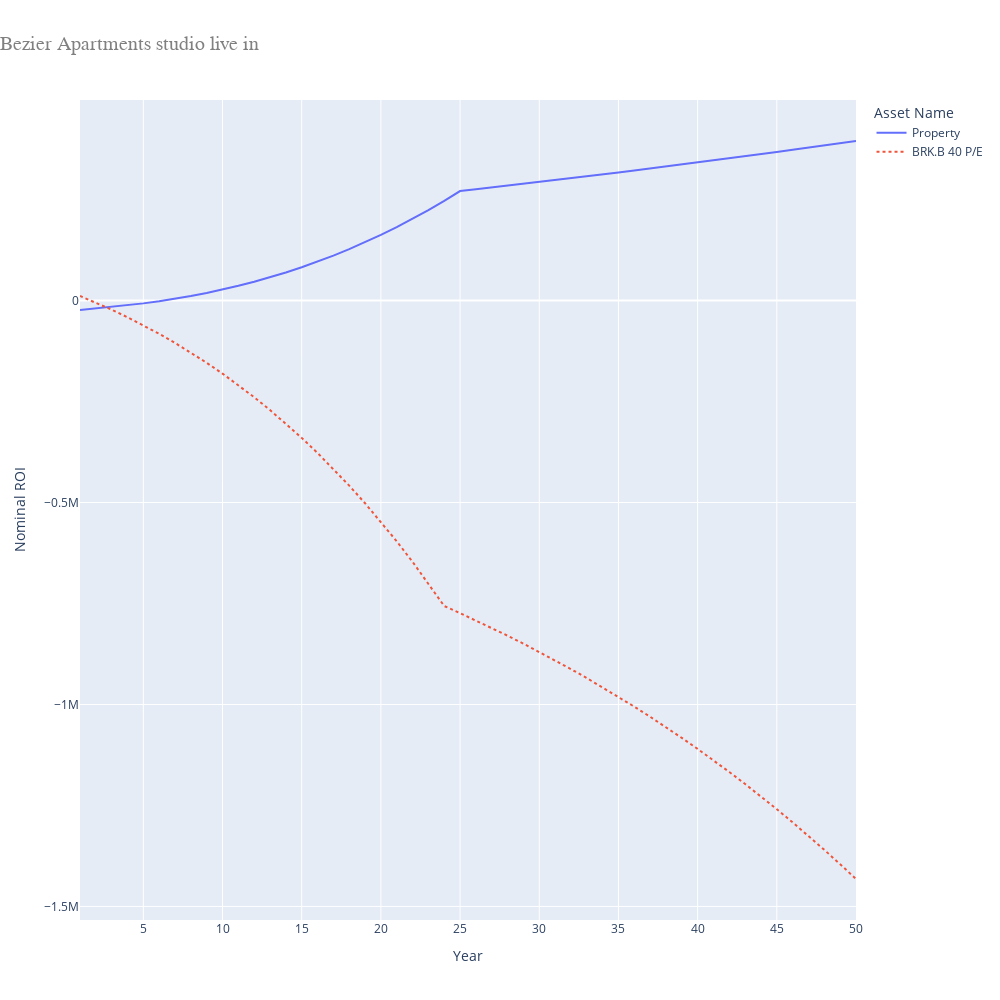

Notebook source saved alongside this figure:
### Code cell
# Even here I'd have to live in the property for 4 years for buying it to make sense vs renting it
# https://www.rightmove.co.uk/properties/118715288#/floorplan?activePlan=1&channel=RES_BUY
property_price = 475000
#repayment_mortgage =  RepaymentMortgage(850000*0.75, 25, fixed_interest_rate,
#                             {1 * 12: 0.1, 2 * 12: 0.1, 3 * 12: 0.1, 4 * 12: 0.1, 5 * 12: 1})

repayment_mortgage =  RepaymentMortgage(property_price*0.75, 25, fixed_interest_rate)

asset_name = "Property"
asset_dictionary[asset_name] = LeaseholdProperty(False, property_price,
                                                                                       monthly_gross_rental=0,
                                                                                       rental_tax=0,
                                                                                       months_occupied_out_of_12=8,
                                                                                       agency_percentage=lixing_agency_percentage,
                                                                                       annual_service_charge=7 * 456,
                                                                                       annual_ground_rent=600,
                                                                                       mortgage = repayment_mortgage)
opportunity_cost_property = asset_dictionary[asset_name]
#opportunity_cost_property.will_you_live_in_this = False

yearly_principle_repayments = []
previous_year = opportunity_cost_property.mortgage.total_principle_paid(1)
yearly_principle_repayments.append(previous_year)
original_cost_of_renting_alone = cost_of_renting_alone
rent_inflation = 0.03
for year in range(2, 25):
    current_year = opportunity_cost_property.mortgage.total_principle_paid(year)
    yearly_principle_repayments.append(current_year - previous_year - cost_of_renting_alone*12)
    cost_of_renting_alone *= 1 + rent_inflation
    previous_year = current_year
cost_of_renting_alone = original_cost_of_renting_alone
#print(repayment_mortgage.payment_table)
print(yearly_principle_repayments)
asset_dictionary["BRK.B 40 P/E"] = HLStock(opportunity_cost_property.property_value*.25, stock_price_to_earnings, yearly_principle_repayments)
(headers, table, graph_source) = generateHeaderTableAndGraphSource()

fig = px.line(graph_source, 
              x='Year', 
              y='Nominal ROI', 
              color='Asset Name',
              line_dash='Asset Name',
              title='Bezier Apartments studio live in',
              width=1000,
              height=1000)

fig.update_layout(
    title_font_size=20,
    title_font_family='Courier',
    title_font_color='gray',
    title_x=0
)

fig.show()

### Figure 1 — Plotly figure (JSON) as saved in the notebook; plotly's stock layout.template omitted (floating-point values rounded to 4 significant figures)
{"data": [{"hovertemplate": "Asset Name=Property<br>Year=%{x}<br>Nominal ROI=%{y}<extra></extra>", "legendgroup": "Property", "line": {"color": "#636efa", "dash": "solid"}, "marker": {"symbol": "circle"}, "mode": "lines", "name": "Property", "orientation": "v", "showlegend": true, "type": "scatter", "x": [1, 2, 3, 4, 5, 6, 7, 8, 9, 10, 11, 12, 13, 14, 15, 16, 17, 18, 19, 20, 21, 22, 23, 24, 25, 26, 27, 28, 29, 30, 31, 32, 33, 34, 35, 36, 37, 38, 39, 40, 41, 42, 43, 44, 45, 46, 47, 48, 49, 50], "xaxis": "x", "y": [-23100.0, -19230.0, -15270.0, -11400.0, -6827.0, -1527.0, 4519.0, 11340.0, 18950.0, 27380.0, 36650.0, 46800.0, 57840.0, 69800.0, 82720.0, 96630.0, 111500.0, 127500.0, 144500.0, 162700.0, 182000.0, 202500.0, 224200.0, 247100.0, 271300.0, 275700.0, 280200.0, 284600.0, 289200.0, 293700.0, 298300.0, 303000.0, 307700.0, 312400.0, 317200.0, 322100.0, 327000.0, 331900.0, 336900.0, 341900.0, 347000.0, 352200.0, 357400.0, 362600.0, 367900.0, 373300.0, 378700.0, 384100.0, 389700.0, 395200.0], "yaxis": "y"}, {"hovertemplate": "Asset Name=BRK.B 40 P/E<br>Year=%{x}<br>Nominal ROI=%{y}<extra></extra>", "legendgroup": "BRK.B 40 P/E", "line": {"color": "#EF553B", "dash": "dot"}, "marker": {"symbol": "circle"}, "mode": "lines", "name": "BRK.B 40 P/E", "orientation": "v", "showlegend": true, "type": "scatter", "x": [1, 2, 3, 4, 5, 6, 7, 8, 9, 10, 11, 12, 13, 14, 15, 16, 17, 18, 19, 20, 21, 22, 23, 24, 25, 26, 27, 28, 29, 30, 31, 32, 33, 34, 35, 36, 37, 38, 39, 40, 41, 42, 43, 44, 45, 46, 47, 48, 49, 50], "xaxis": "x", "y": [11410.0, -4998.0, -22520.0, -41200.0, -61090.0, -82260.0, -104800.0, -128600.0, -153900.0, -180800.0, -209200.0, -239200.0, -271000.0, -304500.0, -339900.0, -377300.0, -416600.0, -458100.0, -501700.0, -547700.0, -596000.0, -646800.0, -700200.0, -756300.0, -773800.0, -791900.0, -810500.0, -829700.0, -849500.0, -869800.0, -890800.0, -912400.0, -934600.0, -957500.0, -981100.0, -1005000.0, -1030000.0, -1056000.0, -1083000.0, -1110000.0, -1138000.0, -1167000.0, -1197000.0, -1228000.0, -1259000.0, -1292000.0, -1325000.0, -1360000.0, -1395000.0, -1432000.0], "yaxis": "y"}], "layout": {"height": 1000, "legend": {"title": {"text": "Asset Name"}, "tracegroupgap": 0}, "title": {"font": {"color": "gray", "family": "Courier", "size": 20}, "text": "Bezier Apartments studio live in", "x": 0}, "width": 1000, "xaxis": {"anchor": "y", "domain": [0, 1], "title": {"text": "Year"}}, "yaxis": {"anchor": "x", "domain": [0, 1], "title": {"text": "Nominal ROI"}}}}
